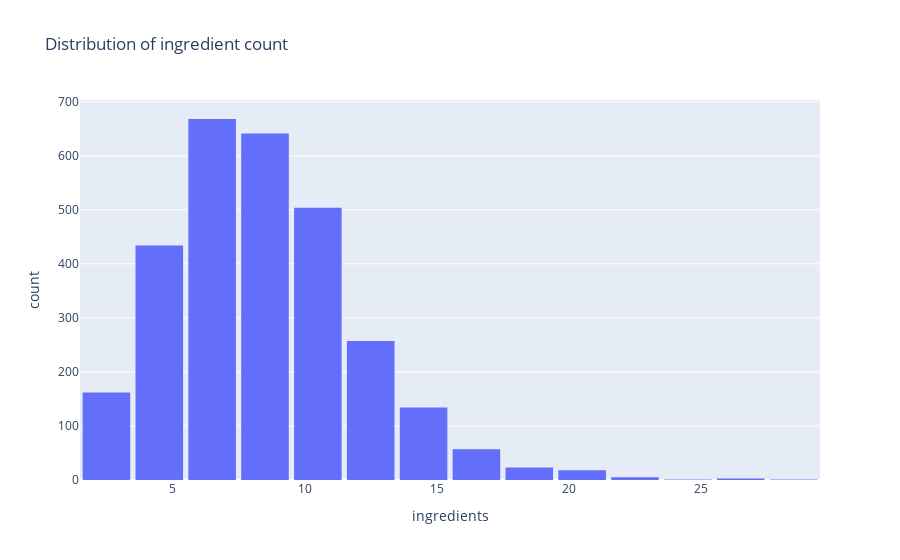

Notebook code cell kept with this figure:
### Code cell
fig = px.histogram(df_recipes, x='n_ingredients', nbins=20,
                   title='Distribution of ingredient count',
                   labels={'n_ingredients': 'ingredients'})
fig.update_layout(bargap=0.1)
fig.show()

### Figure 1 — Plotly figure (JSON) as saved in the notebook; plotly's stock layout.template omitted (floating-point values rounded to 4 significant figures; data arrays with more than 128 entries replaced by an {"elided": "..."} marker saying what was removed)
{"data": [{"bingroup": "x", "hovertemplate": "ingredients=%{x}<br>count=%{y}<extra></extra>", "legendgroup": "", "marker": {"color": "#636efa", "pattern": {"shape": ""}}, "name": "", "nbinsx": 20, "orientation": "v", "showlegend": false, "type": "histogram", "x": {"elided": "2908 int values"}, "xaxis": "x", "yaxis": "y"}], "layout": {"bargap": 0.1, "barmode": "relative", "legend": {"tracegroupgap": 0}, "title": {"text": "Distribution of ingredient count"}, "xaxis": {"anchor": "y", "domain": [0, 1], "title": {"text": "ingredients"}}, "yaxis": {"anchor": "x", "domain": [0, 1], "title": {"text": "count"}}}}
